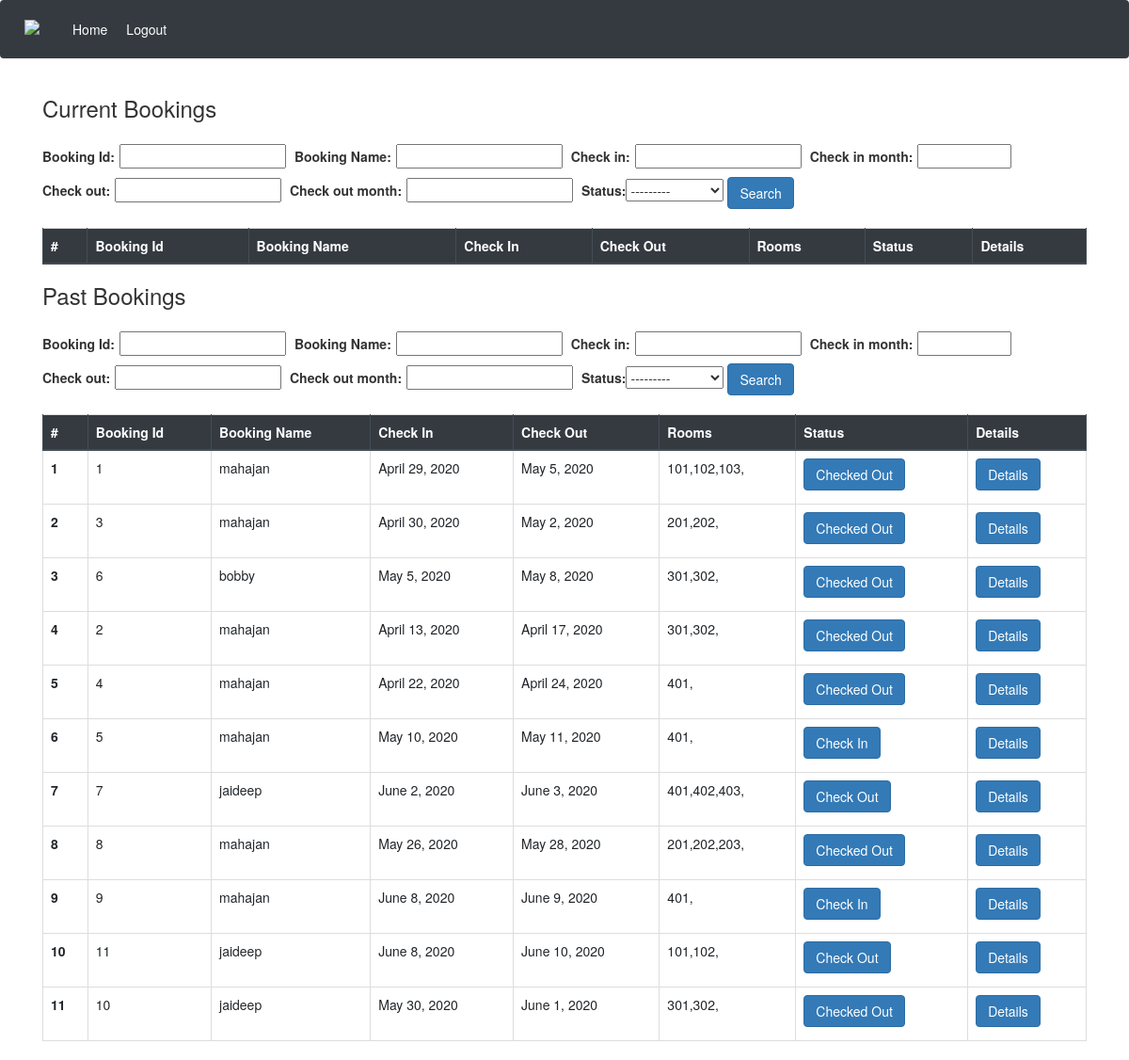
Screenshot of /reception/details/ (signed in) with the database file from the repository.
### first_app/models.py (models this page shows)
class Booking_Details(models.Model):
	VALUES=(('Check In','Check In'),('Check Out','Check Out'),('Checked Out','Checked Out'))
	Booking_Id=models.IntegerField(primary_key=True)
	Booking_Name=models.CharField(max_length=30)
	Check_in=models.DateField()
	Check_out=models.DateField()
	Room_Id=models.ManyToManyField(Room_Details)
	Advance=models.IntegerField(default=0)
	status=models.CharField(max_length=30,choices=VALUES,default='Check In')

### first_app/decorators.py (the view)
		def wrapper_func(request,*args,**kwargs):
			username=request.user.username
			user=User.objects.get(username=username)
			print(user)
			userr=Userr.objects.get(user=user)
			print(userr)
			status=userr.status
			print(status)
			if status in allowed:
				return view_func(request,*args,**kwargs)
			else:
				return HttpResponse("You are not authorized to view this page")

### templates/first_app/details.html (shortened to what this page needs)
<!DOCTYPE html>
{% load staticfiles %}
<html>
<head>
  <link rel="stylesheet" href="https://stackpath.bootstrapcdn.com/bootstrap/4.3.1/css/bootstrap.min.css">
   <link rel="stylesheet" type="text/css" href="{% static 'first_app\fontawesome-free-5.11.2-web\css\all.css' %}">
<link rel="stylesheet" type="text/css" href="{% static 'first_app\bootstrap\css\bootstrap.css' %}" >
  <link rel="stylesheet" href="https://maxcdn.bootstrapcdn.com/bootstrap/3.4.1/css/bootstrap.min.css">
  <link rel="stylesheet" href="//code.jquery.com/ui/1.12.1/themes/base/jquery-ui.css">
</head>
<body>
  <nav class="navbar navbar-expand-lg navbar-dark bg-dark" >
  <a class="navbar-brand" href="#"><img src="{% static 'first_app/images/nuno.png' %}"></a>
        <a class="nav-link" href="{% url 'reception' %}" style=" text-align: right;"><span style="color: white;">Home </span><span class="sr-only">(current)</span></a>
        <a class="nav-link" href="{% url 'logout' %}" style=" text-align: right;"><span style="color: white;">Logout <span class="sr-only">(current)</span></a>
  </nav>
  <div class="container">
    <h3 style="margin-bottom: 20px">Current Bookings</h3>
     <form method='GET'>
    {{filter_current.form}}
    <button type="submit" name='current' class="btn btn-primary">Search</button>
  </form>
  <table class="table table-bordered">
  <thead class="thead-dark">
    <tr>
      <th scope="col">#</th>
      <th scope="col">Booking Id</th>
      <th scope="col">Booking Name</th>
      <th scope="col">Check In</th>
      <th scope="col">Check Out</th>
      <th scope="col">Rooms</th>
      <th scope="col">Status</th>
      <th scope="col">Details</th>
    </tr>
  </thead>
</table>
<h3 style="margin-bottom: 20px; margin-top: 20px">Past Bookings</h3>
<form method='GET'>
    {{filter_past.form}}
    <button type="submit" name='past' class="btn btn-primary">Search</button>
  </form>
  <table class="table table-bordered">
  <thead class="thead-dark">
    <tr>
      <th scope="col">#</th>
      <th scope="col">Booking Id</th>
      <th scope="col">Booking Name</th>
      <th scope="col">Check In</th>
      <th scope="col">Check Out</th>
      <th scope="col">Rooms</th>
      <th scope="col">Status</th>
      <th scope="col">Details</th>
    </tr>
  </thead>
  <tbody>
    {% for d in last %}
    <tr>
      <th scope="row">{{forloop.counter}}</th>
      <td>{{d.Booking_Id}}</td>
      <td>{{d.Booking_Name}}</td>
      <td>{{d.Check_in}}</td>
      <td>{{d.Check_out}}</td>
      <td>
      </td>
      <td><a class="btn btn-primary btn-md" href="{% url 'check' d.Booking_Id %}">{{d.status}}</a></td>
      <td><a class="btn btn-primary btn-md" href="{% url 'extract' d.Booking_Id %}">Details</a></td>
    </tr>
    {% endfor %}
     </tbody>
</table>
</div>
</body>
</html>

### templates/first_app/details.html (style rules this page uses)
table { margin-top: 20px; }
input { margin:5px; }
img { height: 30px; }

### rows the page displays
Booking_Details: Booking_Id "1", Booking_Name "mahajan", Check_in "April 29, 2020", Check_out "May 5, 2020", status "Checked Out"
Booking_Details: Booking_Id "3", Booking_Name "mahajan", Check_in "April 30, 2020", Check_out "May 2, 2020", status "Checked Out"
Booking_Details: Booking_Id "6", Booking_Name "bobby", Check_in "May 5, 2020", Check_out "May 8, 2020", status "Checked Out"
Booking_Details: Booking_Id "2", Booking_Name "mahajan", Check_in "April 13, 2020", Check_out "April 17, 2020", status "Checked Out"
Booking_Details: Booking_Id "4", Booking_Name "mahajan", Check_in "April 22, 2020", Check_out "April 24, 2020", status "Checked Out"
Booking_Details: Booking_Id "5", Booking_Name "mahajan", Check_in "May 10, 2020", Check_out "May 11, 2020", status "Check In"
Booking_Details: Booking_Id "7", Booking_Name "jaideep", Check_in "June 2, 2020", Check_out "June 3, 2020", status "Check Out"
Booking_Details: Booking_Id "8", Booking_Name "mahajan", Check_in "May 26, 2020", Check_out "May 28, 2020", status "Checked Out"
Booking_Details: Booking_Id "9", Booking_Name "mahajan", Check_in "June 8, 2020", Check_out "June 9, 2020", status "Check In"
Booking_Details: Booking_Id "11", Booking_Name "jaideep", Check_in "June 8, 2020", Check_out "June 10, 2020", status "Check Out"
Booking_Details: Booking_Id "10", Booking_Name "jaideep", Check_in "May 30, 2020", Check_out "June 1, 2020", status "Checked Out"
